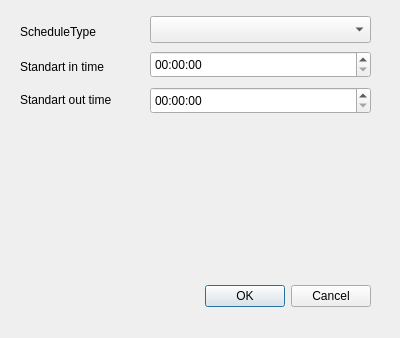
<?xml version="1.0" encoding="UTF-8"?>
<ui version="4.0">
 <class>addSchedule</class>
 <widget class="QDialog" name="addSchedule">
  <property name="geometry">
   <rect>
    <x>0</x>
    <y>0</y>
    <width>400</width>
    <height>338</height>
   </rect>
  </property>
  <property name="windowTitle">
   <string>Dialog</string>
  </property>
  <widget class="QDialogButtonBox" name="buttonBox">
   <property name="geometry">
    <rect>
     <x>30</x>
     <y>280</y>
     <width>341</width>
     <height>32</height>
    </rect>
   </property>
   <property name="orientation">
    <enum>Qt::Horizontal</enum>
   </property>
   <property name="standardButtons">
    <set>QDialogButtonBox::Cancel|QDialogButtonBox::Ok</set>
   </property>
  </widget>
  <widget class="QLabel" name="label_type">
   <property name="geometry">
    <rect>
     <x>20</x>
     <y>23</y>
     <width>111</width>
     <height>17</height>
    </rect>
   </property>
   <property name="text">
    <string>ScheduleType</string>
   </property>
  </widget>
  <widget class="QComboBox" name="scheduleType">
   <property name="geometry">
    <rect>
     <x>150</x>
     <y>16</y>
     <width>221</width>
     <height>27</height>
    </rect>
   </property>
  </widget>
  <widget class="QLabel" name="label_stIn">
   <property name="geometry">
    <rect>
     <x>20</x>
     <y>58</y>
     <width>111</width>
     <height>17</height>
    </rect>
   </property>
   <property name="text">
    <string>Standart in time</string>
   </property>
  </widget>
  <widget class="QLabel" name="label_stOut">
   <property name="geometry">
    <rect>
     <x>20</x>
     <y>91</y>
     <width>121</width>
     <height>17</height>
    </rect>
   </property>
   <property name="text">
    <string>Standart out time</string>
   </property>
  </widget>
  <widget class="QTimeEdit" name="stInTime">
   <property name="geometry">
    <rect>
     <x>150</x>
     <y>51</y>
     <width>221</width>
     <height>27</height>
    </rect>
   </property>
  </widget>
  <widget class="QTimeEdit" name="stOutTime">
   <property name="geometry">
    <rect>
     <x>150</x>
     <y>87</y>
     <width>221</width>
     <height>27</height>
    </rect>
   </property>
  </widget>
 </widget>
 <resources/>
 <connections>
  <connection>
   <sender>buttonBox</sender>
   <signal>accepted()</signal>
   <receiver>addSchedule</receiver>
   <slot>accept()</slot>
   <hints>
    <hint type="sourcelabel">
     <x>248</x>
     <y>254</y>
    </hint>
    <hint type="destinationlabel">
     <x>157</x>
     <y>274</y>
    </hint>
   </hints>
  </connection>
  <connection>
   <sender>buttonBox</sender>
   <signal>rejected()</signal>
   <receiver>addSchedule</receiver>
   <slot>reject()</slot>
   <hints>
    <hint type="sourcelabel">
     <x>316</x>
     <y>260</y>
    </hint>
    <hint type="destinationlabel">
     <x>286</x>
     <y>274</y>
    </hint>
   </hints>
  </connection>
 </connections>
</ui>
